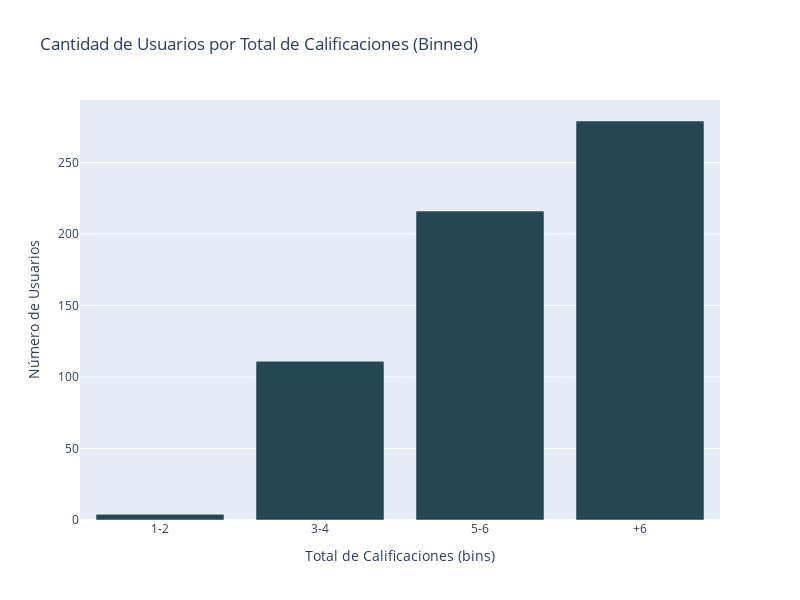

The notebook cell this image was saved under:
### Code cell
# Definir los bins manualmente
bins = [0, 2, 4, 6, 11]  # Bins para los rangos (1-2), (3-4), (5-6), (+6)
labels = ['1-2', '3-4', '5-6', '+6']  # Etiquetas para los bins

# Agrupar los totales en los bins definidos
total_binned = pd.cut(total_counts.index, bins=bins, labels=labels, right=True)

# Contar cuántos usuarios caen en cada bin
binned_counts = total_counts.groupby(total_binned).sum().reindex(labels, fill_value=0)

# Graficar
fig = go.Figure()

fig.add_trace(go.Bar(
    x=binned_counts.index,  # Total de calificaciones en bins
    y=binned_counts.values,  # Número de usuarios en cada bin
    marker=dict(color='#264653')
))

# Personalizar el diseño del gráfico
fig.update_layout(
    title='Cantidad de Usuarios por Total de Calificaciones (Binned)',
    xaxis_title='Total de Calificaciones (bins)',
    yaxis_title='Número de Usuarios',
    width=800,
    height=600,
)

# Mostrar el gráfico
fig.show()

### Figure 1 — Plotly figure (JSON) as saved in the notebook; plotly's stock layout.template omitted (floating-point values rounded to 4 significant figures)
{"data": [{"marker": {"color": "#264653"}, "type": "bar", "x": ["1-2", "3-4", "5-6", "+6"], "y": [4, 111, 216, 279]}], "layout": {"height": 600, "title": {"text": "Cantidad de Usuarios por Total de Calificaciones (Binned)"}, "width": 800, "xaxis": {"title": {"text": "Total de Calificaciones (bins)"}}, "yaxis": {"title": {"text": "Número de Usuarios"}}}}
